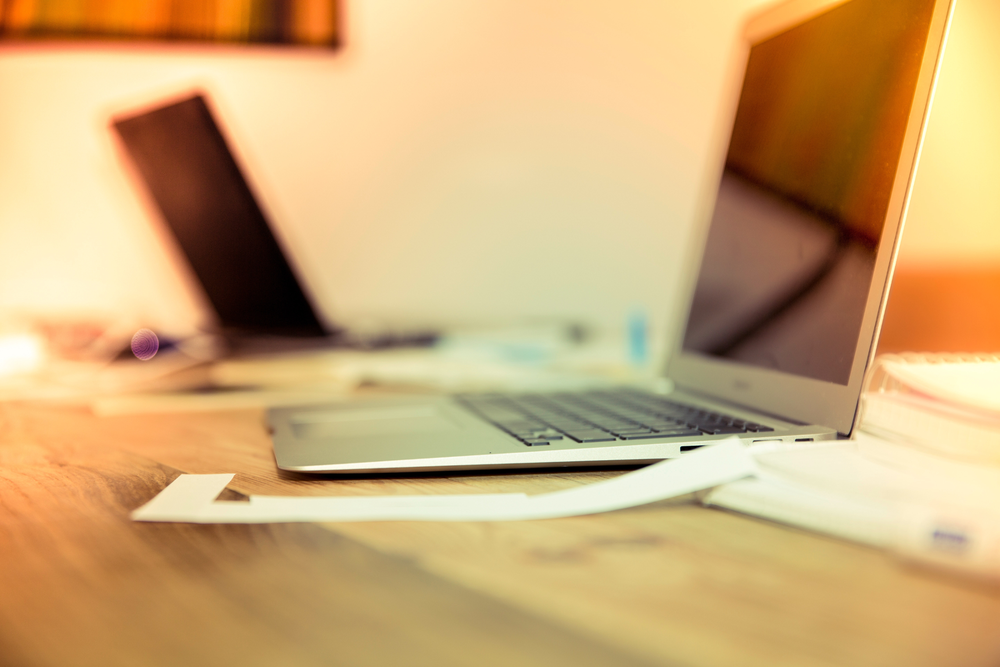
#> input picture png_1.png, 1000 x 667 px, shrunk from 1800 x 1200 before the run
$ python main.py
#> lines starting #> are read from the running program, lines starting #| are printed output that depends on the picture
#> further down, image is the input picture: PIL image 1000x667 RGB; mean R, G, B 205.5, 170.4, 119
# cspell: disable

from collections import deque
import contextlib
import glob
from PIL import Image
from typing import cast
import numpy as np


def clamp(value, min_value, max_value):
    return max(min(value, max_value), min_value)


class ImageDownscaling:
    def encode(self, image: Image.Image) -> Image.Image:
        file = image.convert("RGB")
        down_sampled = Image.new(image.mode, (image.width, image.height))

        for y in range(0, image.height, 2):
            print("Sampling row ", y // 2)
            for x in range(0, image.width, 2):
                r, g, b = 1, 1, 1

                for i in range(2):
                    for j in range(2):
                        r_, g_, b_ = cast(
                            tuple[int, int, int],
                            file.getpixel((x + i, y + j))
                        )
                        r += r_
                        g += g_
                        b += b_

                r = clamp(r // 4, 0, 255)
                g = clamp(g // 4, 0, 255)
                b = clamp(b // 4, 0, 255)

                down_sampled.putpixel((x, y), (r, g, b))
                down_sampled.putpixel((x + 1, y), (r, g, b))
                down_sampled.putpixel((x, y + 1), (r, g, b))
                down_sampled.putpixel((x + 1, y + 1), (r, g, b))

        return down_sampled


QT_THRESHOLD = 8
QT_DEPTH_LIMIT = 10


class QuadtreeOptimization:
    @staticmethod
    class QuadTree:
        start: tuple[int, int]
        end: tuple[int, int]
        depth: int

        children: list["QuadtreeOptimization.QuadTree"] | None
        value: tuple[int, int, int] | None

        def __init__(self, start, end, depth, value):
            self.start = start
            self.end = end
            self.depth = depth
            self.children = None
            self.value = value

    @staticmethod
    def encode(image: Image.Image, step_images=False) -> tuple[Image.Image, list[Image.Image] | None]:
#> called with step_images = True
        print("Encoding start!")

        output_step_images: list[Image.Image] | None = \
            [] if step_images else None
        image_array = np.array(image).astype(np.int16)

        # Grabs the average color of the entire image.
        image_average = image_array.mean(axis=(0, 1)).astype(np.uint8)
#> image_average = [205, 170, 118]
        root = QuadtreeOptimization.QuadTree(
            start=(0, 0),
            end=(image.width, image.height),
            depth=0,
            value=image_average,
        )

        tracking = -1
        stack = deque([root])
        while len(stack) > 0:
            current = stack.popleft()

            # If we want to output images at each depth change:
            if step_images and current.depth != tracking and output_step_images is not None:
                print("Depth change at", (tracking, current.depth, len(stack)))
                output_image = Image.new(image.mode, (image.width, image.height))
                output_stack = deque([root])

                while len(output_stack) > 0:
                    current_output = output_stack.pop()
                    if (children := current_output.children) is not None:
                        output_stack.extend(reversed(children))
                    elif (value := current_output.value) is not None:
                        for y in range(current_output.start[1], current_output.end[1]):
                            for x in range(current_output.start[0], current_output.end[0]):
                                output_image.putpixel((x, y), tuple(value))

                                if (y == current_output.end[1] - 1 or x == current_output.end[0] - 1):
                                    output_image.putpixel((x, y), (0, 0, 0))

                output_step_images.append(output_image)
                tracking = current.depth

            # Compute the MAD (Mean Average Deviation) of
            #   the current node and the pixels it covers.
            # MAD = Σ|pixel - average| / size

            assert current.value is not None
            area = image_array[current.start[1]:current.end[1], current.start[0]:current.end[0]]
            sum_of_difference = np.abs(area - current.value).sum()

            size = (current.end[1] - current.start[1]) \
                * (current.end[0] - current.start[0])
            mean_average_deviation = sum_of_difference / size

            # If the MAD is greater than the set threshold,
            #   and the depth is less than the limit (i.e. we can still split),
            #   Then we do.
            if mean_average_deviation > QT_THRESHOLD \
                    and current.depth + 1 < QT_DEPTH_LIMIT:
                # Find the midpoints of the current boundaries.
                mid_x = (current.end[0] + current.start[0]) // 2
                mid_y = (current.end[1] + current.start[1]) // 2

                current.value = None
                current.children = []

                # The bounds are defined as follows:
                #   (start, end), forming a rectangle.
                children_bounds = [
                    (current.start, (mid_x, mid_y)),
                    ((mid_x, current.start[1]), (current.end[0], mid_y)),
                    ((current.start[0], mid_y), (mid_x, current.end[1])),
                    ((mid_x,            mid_y), current.end)
                ]

                for (x_start, y_start), (x_end, y_end) in children_bounds:
                    if y_end - y_start > 0 and x_end - x_start > 0:
                        value = image_array[y_start:y_end, x_start:x_end]\
                            .mean(axis=(0, 1))\
                            .astype(np.uint8)

                        # We create a new QuadTree node for each quadrant.
                        qt = QuadtreeOptimization.QuadTree(
                            start=(x_start, y_start),
                            end=(x_end, y_end),
                            depth=current.depth + 1,
                            value=value,
                        )
                        current.children.append(qt)

                # We add all of the nodes to the stack to be processed.
                stack.extend(current.children)
#> this loop made 62477 passes
#> (sum_of_difference, size, mean_average_deviation, mid_x, mid_y) on passes 1 to 10: (93600333, 667000, 140.3, 500, 333), (28945973, 166500, 173.8, 250, 166), (28696170, 166500, 172.3, 750, 166), (15956294, 167000, 95.55, 250, 500), (18199704, 167000, 109, 750, 500), (7947857, 41500, 191.5, 125, 83), (3447163, 41500, 83.06, 375, 83), (9603945, 41750, 230, 125, 249), (6152284, 41750, 147.4, 375, 249), (1897740, 41500, 45.73, 625, 83)
#> (sum_of_difference, size, mean_average_deviation, mid_x, mid_y) on pass 33: (2747746, 10500, 261.7, 187, 291)
#| Depth change at (-1, 0, 0)
#| Depth change at (0, 1, 3)
#| Depth change at (1, 2, 15)
#| Depth change at (2, 3, 63)
#| Depth change at (3, 4, 239)
#> (further printed lines are left out)
#> pass 2, in encode, `area = image_array[current.start[1]:current.end[1], current.start[0]:c..`:
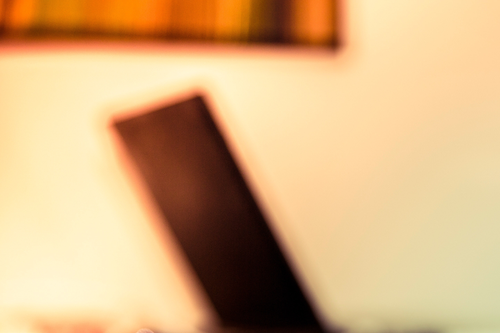
#> area: shape (333, 500, 3) int16; mean R, G, B 214.9, 176.3, 128.8
#> pass 3, in encode, `area = image_array[current.start[1]:current.end[1], current.start[0]:c..`:
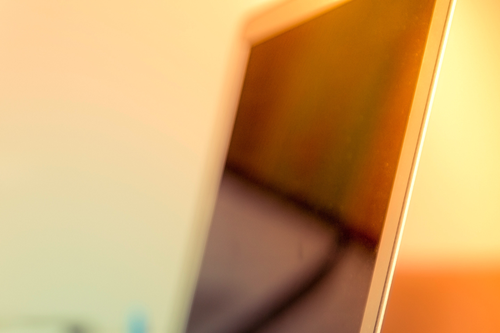
#> area: shape (333, 500, 3) int16; mean R, G, B 206, 162.3, 104.7
#> after the loop:
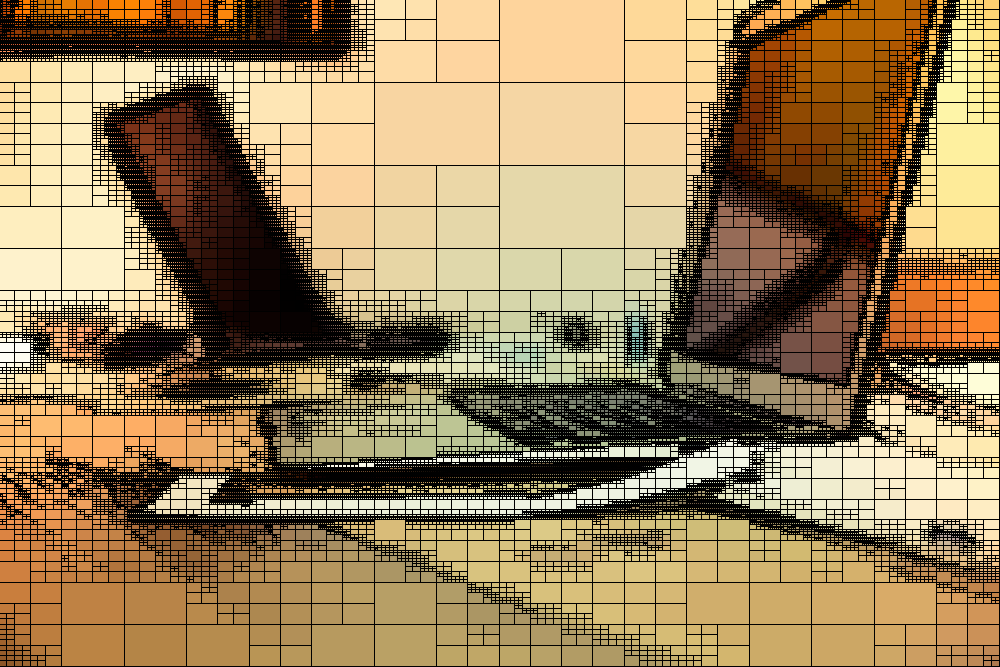
#> output_image: PIL image 1000x667 RGB; mean R, G, B 151.5, 127.3, 89.1

        print("QuadTree building finished")

        # Make an output image to draw the QuadTree on.
        output_image = Image.new(image.mode, (image.width, image.height))

        # Depth-first search to draw the QuadTree on the output image.
        output_stack = deque([root])
        while len(output_stack) > 0:
            current = output_stack.pop()

            if (children := current.children) is not None:
                output_stack.extend(reversed(children))
            elif (value := current.value) is not None:
                for y in range(current.start[1], current.end[1]):
                    for x in range(current.start[0], current.end[0]):
                        output_image.putpixel((x, y), tuple(value))

        print("Output finished")
        output_image.save("output.png")

        return (output_image, output_step_images)


if __name__ == "__main__":
    # use exit stack to automatically close opened images
    # with contextlib.ExitStack() as stack:

    #     # lazily load images
    #     imgs = (stack.enter_context(Image.open(f))
    #             for f in sorted(glob.glob("ds_example/*.png")))

    #     # extract  first image from iterator
    #     img = next(imgs)

    #     # https://pillow.readthedocs.io/en/stable/handbook/image-file-formats.html#gif
    #     img.save(fp="ds_example/output.gif", format='GIF', append_images=imgs,
    #              save_all=True, duration=1000, loop=0)

    with Image.open("png_1.png") as image:
        down_sampled, step_images = QuadtreeOptimization().encode(image, step_images=True)
        down_sampled.save("output.png")

        if step_images is not None:
            for i, step_image in enumerate(step_images):
                step_image.save(f"output/output_{i:2}.png")
#> this loop made 10 passes
#> pass 1, `step_image.save(f"output/output_{i:2}.png")`:
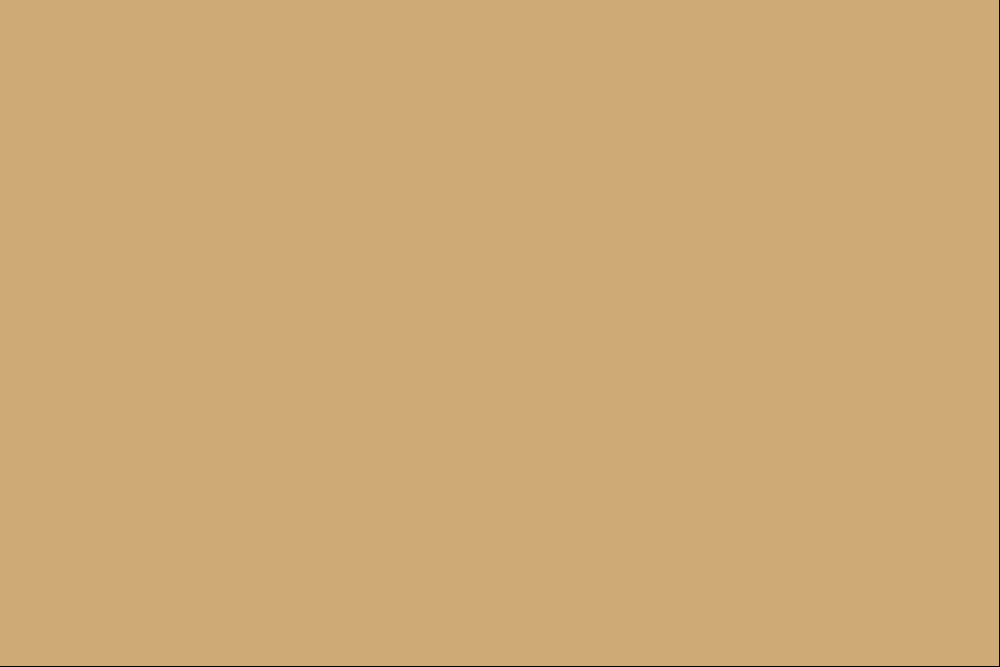
#> saved as output_ 0.png: PIL image 1000x667 RGB; mean R, G, B 204.5, 169.6, 117.7
#> pass 2, `step_image.save(f"output/output_{i:2}.png")`:
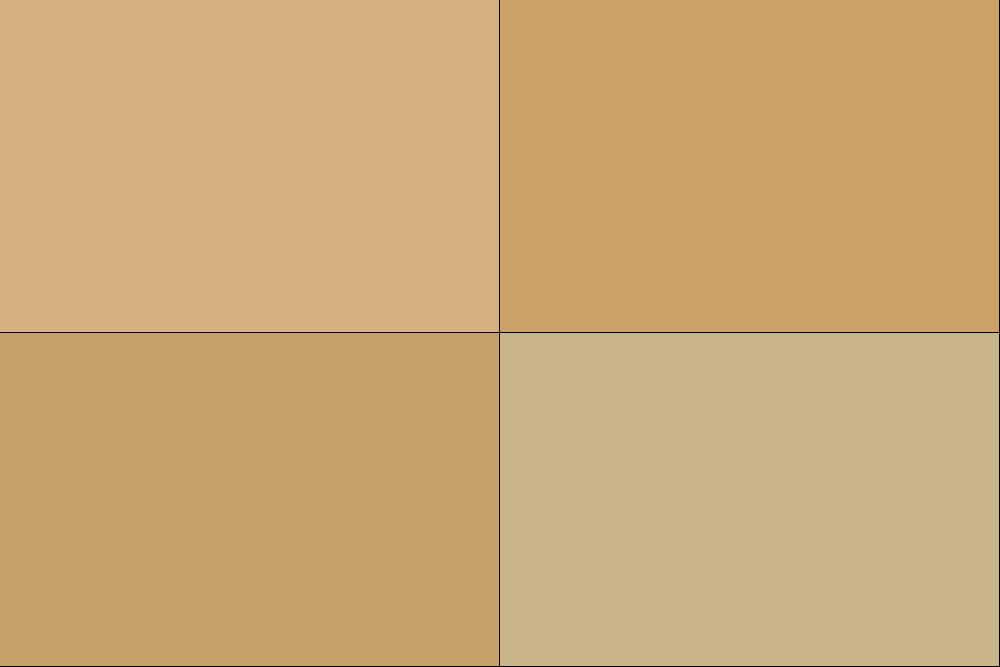
#> saved as output_ 1.png: PIL image 1000x667 RGB; mean R, G, B 203.7, 169.2, 117.9

    # [6 lines of commented-out code are left out]
